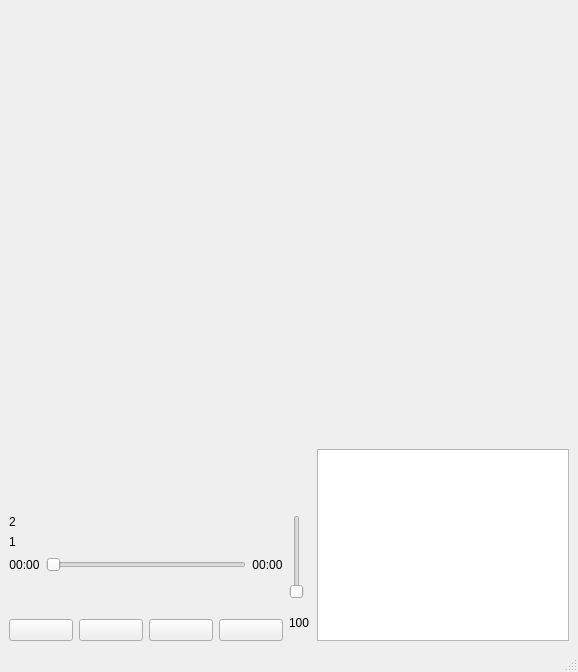
<?xml version="1.0" encoding="UTF-8"?>
<ui version="4.0">
 <class>MainWindow</class>
 <widget class="QMainWindow" name="MainWindow">
  <property name="geometry">
   <rect>
    <x>0</x>
    <y>0</y>
    <width>578</width>
    <height>672</height>
   </rect>
  </property>
  <property name="windowTitle">
   <string>MainWindow</string>
  </property>
  <widget class="QWidget" name="centralwidget">
   <layout class="QHBoxLayout" name="horizontalLayout_4">
    <item>
     <layout class="QVBoxLayout" name="verticalLayout_4">
      <item>
       <widget class="QLabel" name="label">
        <property name="minimumSize">
         <size>
          <width>300</width>
          <height>500</height>
         </size>
        </property>
        <property name="maximumSize">
         <size>
          <width>350</width>
          <height>520</height>
         </size>
        </property>
        <property name="text">
         <string/>
        </property>
        <property name="pixmap">
         <pixmap resource="images/resources.qrc">:/2.png</pixmap>
        </property>
       </widget>
      </item>
      <item>
       <layout class="QHBoxLayout" name="horizontalLayout_3">
        <item>
         <layout class="QVBoxLayout" name="verticalLayout">
          <item>
           <widget class="QLabel" name="lrc_label_2">
            <property name="text">
             <string>2</string>
            </property>
           </widget>
          </item>
          <item>
           <widget class="QLabel" name="lrc_label">
            <property name="text">
             <string>1</string>
            </property>
           </widget>
          </item>
          <item>
           <layout class="QHBoxLayout" name="horizontalLayout_2">
            <item>
             <widget class="QLabel" name="curent_time_lable">
              <property name="minimumSize">
               <size>
                <width>31</width>
                <height>20</height>
               </size>
              </property>
              <property name="text">
               <string>00:00</string>
              </property>
              <property name="alignment">
               <set>Qt::AlignCenter</set>
              </property>
             </widget>
            </item>
            <item>
             <widget class="QSlider" name="horizontalSlider">
              <property name="minimumSize">
               <size>
                <width>200</width>
                <height>20</height>
               </size>
              </property>
              <property name="styleSheet">
               <string notr="true"/>
              </property>
              <property name="orientation">
               <enum>Qt::Horizontal</enum>
              </property>
             </widget>
            </item>
            <item>
             <widget class="QLabel" name="total_duration_label">
              <property name="minimumSize">
               <size>
                <width>31</width>
                <height>20</height>
               </size>
              </property>
              <property name="text">
               <string>00:00</string>
              </property>
              <property name="alignment">
               <set>Qt::AlignCenter</set>
              </property>
             </widget>
            </item>
           </layout>
          </item>
          <item>
           <spacer name="verticalSpacer_2">
            <property name="orientation">
             <enum>Qt::Vertical</enum>
            </property>
            <property name="sizeHint" stdset="0">
             <size>
              <width>20</width>
              <height>40</height>
             </size>
            </property>
           </spacer>
          </item>
          <item>
           <layout class="QHBoxLayout" name="horizontalLayout">
            <item>
             <widget class="QPushButton" name="PrevButton">
              <property name="baseSize">
               <size>
                <width>20</width>
                <height>20</height>
               </size>
              </property>
              <property name="text">
               <string/>
              </property>
              <property name="iconSize">
               <size>
                <width>20</width>
                <height>20</height>
               </size>
              </property>
             </widget>
            </item>
            <item>
             <widget class="QPushButton" name="PlayButton">
              <property name="minimumSize">
               <size>
                <width>20</width>
                <height>20</height>
               </size>
              </property>
              <property name="text">
               <string/>
              </property>
              <property name="iconSize">
               <size>
                <width>20</width>
                <height>20</height>
               </size>
              </property>
             </widget>
            </item>
            <item>
             <widget class="QPushButton" name="NextButton">
              <property name="text">
               <string/>
              </property>
              <property name="iconSize">
               <size>
                <width>20</width>
                <height>20</height>
               </size>
              </property>
             </widget>
            </item>
            <item>
             <widget class="QPushButton" name="modeButton">
              <property name="minimumSize">
               <size>
                <width>0</width>
                <height>0</height>
               </size>
              </property>
              <property name="maximumSize">
               <size>
                <width>80</width>
                <height>16777215</height>
               </size>
              </property>
              <property name="sizeIncrement">
               <size>
                <width>0</width>
                <height>0</height>
               </size>
              </property>
              <property name="text">
               <string/>
              </property>
             </widget>
            </item>
           </layout>
          </item>
         </layout>
        </item>
        <item>
         <layout class="QVBoxLayout" name="verticalLayout_2">
          <item>
           <widget class="QSlider" name="verticalSlider">
            <property name="sizePolicy">
             <sizepolicy hsizetype="Fixed" vsizetype="Fixed">
              <horstretch>0</horstretch>
              <verstretch>0</verstretch>
             </sizepolicy>
            </property>
            <property name="minimumSize">
             <size>
              <width>0</width>
              <height>50</height>
             </size>
            </property>
            <property name="orientation">
             <enum>Qt::Vertical</enum>
            </property>
           </widget>
          </item>
          <item>
           <widget class="QLabel" name="volumeLabel">
            <property name="minimumSize">
             <size>
              <width>22</width>
              <height>21</height>
             </size>
            </property>
            <property name="text">
             <string>100</string>
            </property>
           </widget>
          </item>
         </layout>
        </item>
       </layout>
      </item>
     </layout>
    </item>
    <item>
     <layout class="QVBoxLayout" name="verticalLayout_3">
      <item>
       <spacer name="verticalSpacer">
        <property name="orientation">
         <enum>Qt::Vertical</enum>
        </property>
        <property name="sizeType">
         <enum>QSizePolicy::Minimum</enum>
        </property>
        <property name="sizeHint" stdset="0">
         <size>
          <width>20</width>
          <height>40</height>
         </size>
        </property>
       </spacer>
      </item>
      <item>
       <widget class="RotateImageWidget" name="widget" native="true">
        <property name="sizePolicy">
         <sizepolicy hsizetype="Minimum" vsizetype="Minimum">
          <horstretch>0</horstretch>
          <verstretch>0</verstretch>
         </sizepolicy>
        </property>
        <property name="minimumSize">
         <size>
          <width>200</width>
          <height>200</height>
         </size>
        </property>
       </widget>
      </item>
      <item>
       <widget class="QListWidget" name="listWidget">
        <property name="sizePolicy">
         <sizepolicy hsizetype="Expanding" vsizetype="Fixed">
          <horstretch>0</horstretch>
          <verstretch>0</verstretch>
         </sizepolicy>
        </property>
        <property name="styleSheet">
         <string notr="true"/>
        </property>
       </widget>
      </item>
     </layout>
    </item>
   </layout>
  </widget>
  <widget class="QMenuBar" name="menubar">
   <property name="geometry">
    <rect>
     <x>0</x>
     <y>0</y>
     <width>578</width>
     <height>21</height>
    </rect>
   </property>
  </widget>
  <widget class="QStatusBar" name="statusbar"/>
 </widget>
 <customwidgets>
  <customwidget>
   <class>RotateImageWidget</class>
   <extends>QWidget</extends>
   <header>../../../rotateimagewidget.h</header>
   <container>1</container>
  </customwidget>
 </customwidgets>
 <resources>
  <include location="images/resources.qrc"/>
  <include location="images/resources.qrc"/>
 </resources>
 <connections/>
</ui>
